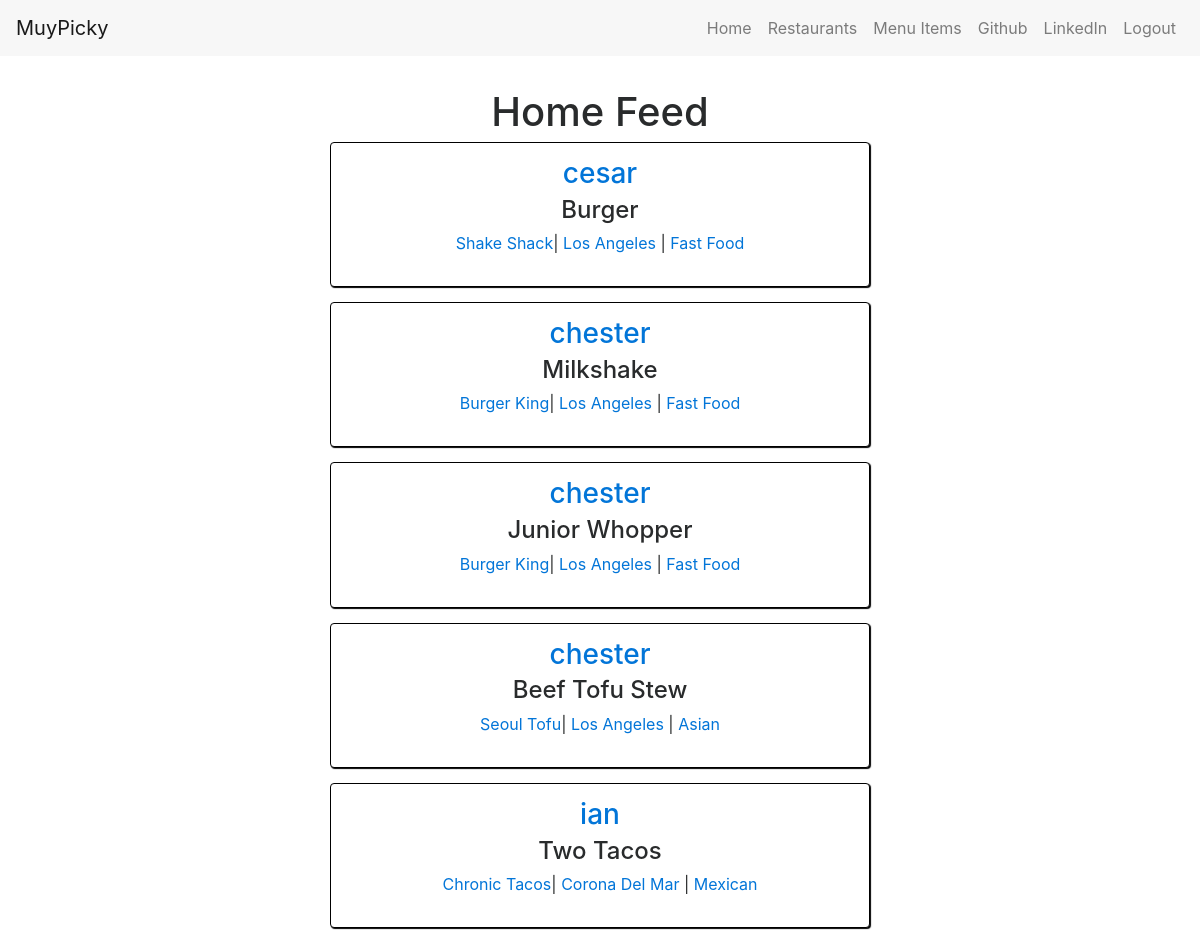
The app's page / (signed in) with its own data.
### menus/models.py (models this page shows, shortened)
class Item(models.Model):
    user            = models.ForeignKey(settings.AUTH_USER_MODEL)
    restaurant      = models.ForeignKey(RestaurantLocation)
    name            = models.CharField(max_length=120)
    contents        = models.TextField(help_text="separate each item by comma")
    excludes        = models.TextField(blank=True, null=True, help_text="separate each item by comma")
    public          = models.BooleanField(default=True)
    timestamp       = models.DateTimeField(auto_now_add=True)
    updated         = models.DateTimeField(auto_now=True)
    class Meta:
        ordering = ['-updated', '-timestamp']

### muyPicky/models.py (models this page shows, shortened)
class RestaurantLocation(models.Model):
    owner       = models.ForeignKey(User)
    name        = models.CharField(max_length = 100)
    location    = models.CharField(max_length=100, null=True, blank=True)
    category    = models.CharField(max_length=100, null=True, blank=True, validators=[validate_category])
    description = models.TextField(default="")
    timestamp   = models.DateTimeField(auto_now_add=True)
    updated     = models.DateTimeField(auto_now=True)
    slug        = models.SlugField(null=True, blank=True)
    objects = RestaurantLocationManager() #add Mode.objects.all
    @property
    def title(self):
        return self.name

### menus/views.py (the view)
# urls.py: url(r'^$', HomeView.as_view(), name='home'),
class HomeView(View):
    def get(self, request, *args, **kwargs):
        if not request.user.is_authenticated():
            object_list = Item.objects.filter(public=True).order_by('-timestamp')
            return render(request, "home.html", {"object_list": object_list})
        user = request.user
        is_following_user_ids = [x.user.id for x in user.is_following.all()]
        qs = Item.objects.filter(user__id__in=is_following_user_ids, public=True).order_by("-updated")[:5]
        return render(request, "menus/home_feed.html", {'object_list': qs})

### templates/menus/home_feed.html (shortened to what this page needs)
{% extends 'base.html' %}
{% block content %}
    <div class='row'>
        <div class='col-sm-6 text-center offset-sm-3'>
            <h1>Home Feed</h1>
            {% for obj in object_list %}
                <div class='card restaurant'>
                    <h3><a href='{% url "profile:detail" username=obj.user.username %}'>{{ obj.user.username }}</a></h3>
                    <h4>{{ obj.name }}</h4>
                    <p><a href='{% url "profile:detail" username=obj.user.username %}?q={{ obj.restaurant.title }}'>
                        {{ obj.restaurant.title }}</a>|
                        <a href='{% url "profile:detail" username=obj.user.username %}?q={{ obj.restaurant.location }}'>
                            {{ obj.restaurant.location }}</a> |
                        <a href='{% url "profile:detail" username=obj.user.username %}?q={{ obj.restaurant.category }}'>
                            {{ obj.restaurant.category }}</a></p>
                </div>
            {% endfor %}
        </div>
    </div>
{% endblock %}

### restaurant/static/src/css/styles.css (style rules this page uses)
.restaurant { margin-bottom: 15px; border: 1px solid black; padding: 15px 10px; box-shadow: 1px 1px 1px black; }

### records on screen
Item: user.username "cesar", name "Burger", restaurant "Shake Shack", restaurant.location "Los Angeles", restaurant.category "Fast Food"
Item: user.username "chester", name "Milkshake", restaurant "Burger King", restaurant.location "Los Angeles", restaurant.category "Fast Food"
Item: user.username "chester", name "Junior Whopper", restaurant "Burger King", restaurant.location "Los Angeles", restaurant.category "Fast Food"
Item: user.username "chester", name "Beef Tofu Stew", restaurant "Seoul Tofu", restaurant.location "Los Angeles", restaurant.category "Asian"
Item: user.username "ian", name "Two Tacos", restaurant "Chronic Tacos", restaurant.location "Corona Del Mar", restaurant.category "Mexican"
